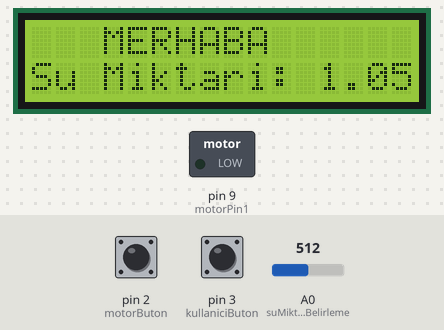
This sketch was run on a simulated Arduino Uno, built with avr-gcc and run on an emulated ATmega328P. On the bench: 16×2 character LCD, switched loads named in the sketch (green lamp = pin HIGH). Inputs (shaded band) come from the test bench; at power-on: pin 3 (kullaniciButon) LOW, pin 2 (motorButon) LOW, A0 (suMiktarBelirleme) = 512.

Above: at 1.2 s.
1.3 s: pin 3 (kullaniciButon) pulled HIGH for 3.2 s
At 2.0 s:
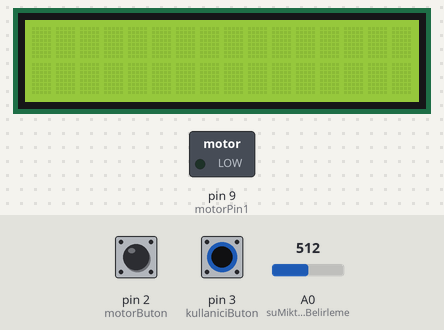
At 5.2 s:
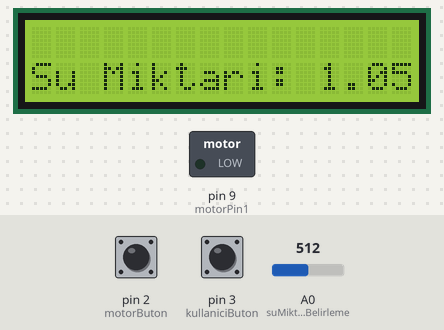
6.0 s: pin 2 (motorButon) pulled HIGH for 0.65 s
At 7.2 s:
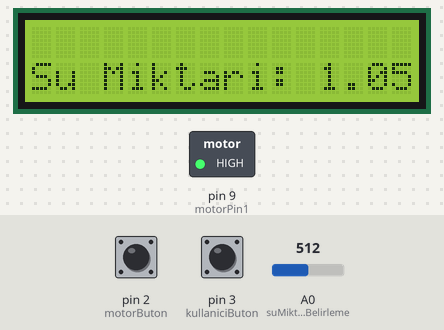
Timing chart, 0 to 49.7 s (numbered marks = the images above; inputs shaded):
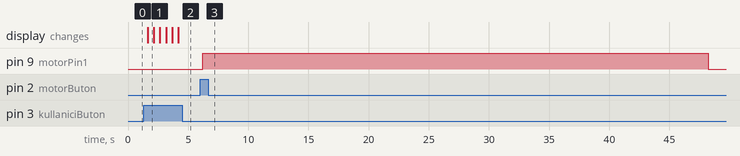

Measured:
- after the input at 1.3 s, the display: changes after 0.32 s (image 1)
- after the input at 6.0 s, pin 9 (motorPin1): LOW → HIGH after 0.23 s, → LOW 42.0 s later
- what the display in image 1 shows lasts 0.5 s, from 1.6 s to 2.1 s

The sketch:

software_uno.ino
```cpp
#include <Wire.h>

#include <LiquidCrystal_I2C.h>

#include <SoftwareSerial.h>


SoftwareSerial esp8266(10, 11); // RX, TX


// LCD ayarları

LiquidCrystal_I2C lcd(0x27, 16, 2);  // SDA => A4 - SCL => A5

const int motorPin1 = 9; // Motor sürücü IN4 => 9

const int suMiktarBelirleme = A0; // Gelecek su miktarının belirlenmesi

const int kullaniciButon = 3; // Kullanıcı değiştirme butonu pin

const int motorButon = 2; // Motor kontrol butonu pin

float suMiktari = 0;

bool motorCalisiyor = false; // Motorun çalışma durumunu belirleyen bayrak

const float litreBasinaSure = 34.29; // Litre başına süre (saniye)


const int maxUsers = 10; // Maksimum kullanıcı sayısı

String kullaniciAdlari[maxUsers]; // Kullanıcı adlarını tutan dizi

int userCount = 0; // Mevcut kullanıcı sayısı

int currentUserIndex = 0; // Şu anki kullanıcı indeksi


void setup() {

  lcd.begin(); // LCD'yi başlat

  lcd.backlight(); // Arka ışığı aç

  Serial.begin(9600);

  esp8266.begin(9600);

  lcd.setCursor(3, 0);

  lcd.print("MERHABA");


  pinMode(motorPin1, OUTPUT);

  pinMode(suMiktarBelirleme, INPUT);

  pinMode(kullaniciButon, INPUT); // Kullanıcı değiştirme butonu giriş olarak ayarlandı

  pinMode(motorButon, INPUT); // Motor kontrol butonu giriş olarak ayarlandı


  digitalWrite(motorPin1, LOW);


  for (int i = 0; i < maxUsers; i++) {

    kullaniciAdlari[i] = "";

  }

}


void loop() {

  // ESP8266'dan gelen veri kontrolü

  if (esp8266.available()) {

    String receivedData = esp8266.readStringUntil('\n');

    receivedData.trim(); // Başındaki ve sonundaki boşlukları kaldır

    Serial.println(receivedData);

    if (isValidUsername(receivedData)) {

      addUser(receivedData);

    } else {

      Serial.println("Geçersiz kullanıcı adı alındı.");

    }

  }


  // Kullanıcı değiştirme butonuna basılıp basılmadığını kontrol et

  if (digitalRead(kullaniciButon) == HIGH) {

    // Kullanıcıyı değiştir

    currentUserIndex = (currentUserIndex + 1) % userCount;

    displayUserInfo(kullaniciAdlari[currentUserIndex]);

    delay(500); // Tuş basımının düzgün algılanması için küçük bir gecikme

  }


  // Motor çalışmıyorsa su miktarını güncelle

  if (!motorCalisiyor) {

    int analogDeger = analogRead(suMiktarBelirleme);

    suMiktari = map(analogDeger, 0, 1023, 10, 200) / 100.0; // 0.1 ile 2 arasında değerler

    lcd.setCursor(0, 1);

    lcd.print("Su Miktari: ");

    lcd.print(suMiktari);

    delay(500);

  }


  // Motor kontrol butonuna basılıp basılmadığını kontrol et

  if (digitalRead(motorButon) == HIGH && !motorCalisiyor) {

    motorCalisiyor = true;

    digitalWrite(motorPin1, HIGH);

    delay(suMiktari* 40000); // suMiktari süresi boyunca motoru çalıştır

    digitalWrite(motorPin1, LOW);

    motorCalisiyor = false;

    esp8266.print(kullaniciAdlari[currentUserIndex]);

    esp8266.print("-");

    esp8266.println(suMiktari);

    delay(300); // Tuş basımının düzgün algılanması için küçük bir gecikme

  }

}


void displayUserInfo(const String& data) {

  lcd.clear();

  lcd.setCursor(0, 0);

  lcd.print(data);

}


void addUser(const String& kullaniciAdi) {

  if (userCount < maxUsers) {

    kullaniciAdlari[userCount] = kullaniciAdi;

    userCount++;

    Serial.println("Kullanıcı eklendi: " + kullaniciAdi);

  } else {

    Serial.println("Kullanıcı dizisi dolu!");

  }

}


bool isValidUsername(const String& username) {

  // Geçersiz karakterlerin olup olmadığını kontrol edin

  for (int i = 0; i < username.length(); i++) {

    char c = username.charAt(i);

    if (!isPrintable(c) || c == '\n' || c == '\r') {

      return false;

    }

  }

  // Boş stringleri kabul etmeyin

  if (username.length() == 0) {

    return false;

  }

  return true;

}
```
